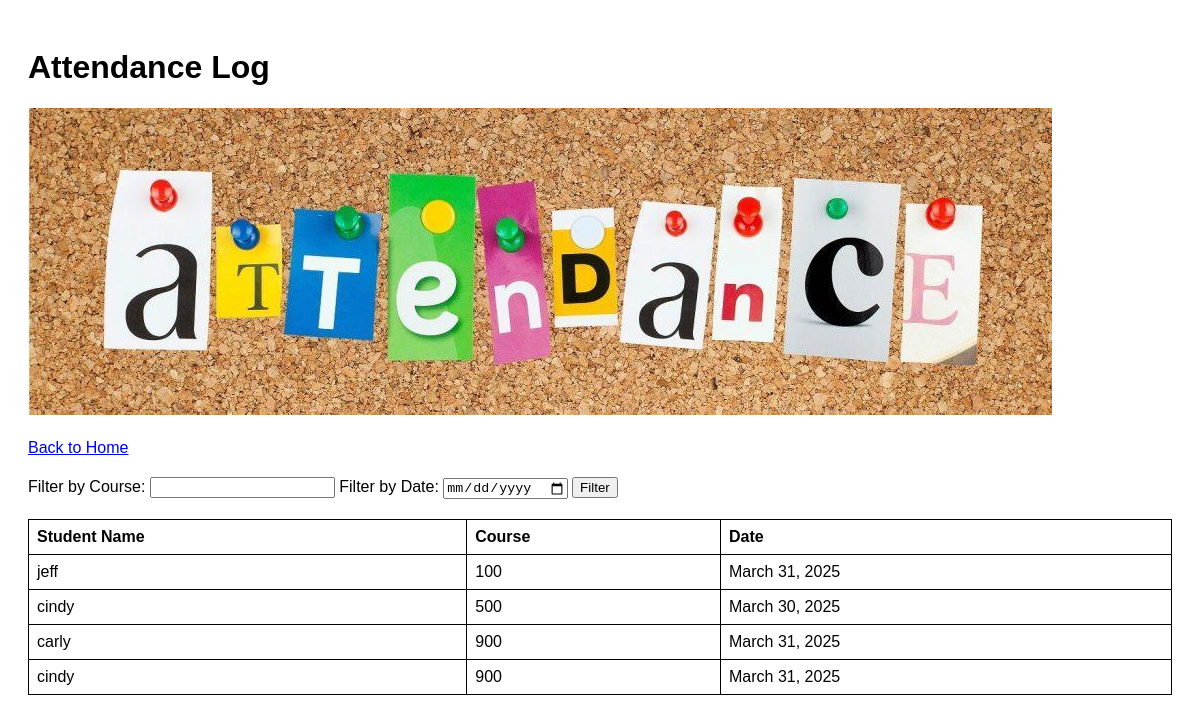
Screenshot of /log/ with the database file from the repository.
### attendanceLog/models.py (models this page shows)
class Attendance(models.Model):
    student_name = models.CharField(max_length=100)
    course = models.CharField(max_length=100)
    attendance_date = models.DateField()

### attendanceLog/views.py (the view, shortened to what this page needs)
# urls.py: path('log/', AttendanceLogView.as_view(), name='log'),
class AttendanceLogView(View):
    def get(self, request):
        records = Attendance.objects.all()
        return render(request, 'log.html', {'records': records})

### attendanceLog/templates/log.html (shortened to what this page needs)
<!DOCTYPE html>
<html lang="en">
<head>
    <link rel="stylesheet" href="../static/css/log_style.css">
</head>
<body>
    <h1>Attendance Log</h1>
    <img src="../static/images/attendance.jpg">
    <a href="{% url 'home' %}">Back to Home</a>
    <form method="POST" action="{% url 'log' %}">
        <label for="course_filter">Filter by Course:</label>
        <input type="text" id="course_filter" name="course_filter" value="{{ course_filter_value|default:'' }}">
        <label for="date_filter">Filter by Date:</label>
        <input type="date" id="date_filter" name="date_filter" value="{{ date_filter_value|default:'' }}">
        <input type="submit" value="Filter">
    </form>
    <table>
        <thead>
            <tr>
                <th>Student Name</th>
                <th>Course</th>
                <th>Date</th>
            </tr>
        </thead>
        <tbody>
            {% for record in records %}
                <tr>
                    <td>{{ record.student_name }}</td>
                    <td>{{ record.course }}</td>
                    <td>{{ record.attendance_date }}</td>
                </tr>
            {% empty %}
                <tr>
                    <td colspan="3">No attendance records found.</td>
                </tr>
            {% endfor %}
        </tbody>
    </table>
</body>
</html>

### attendanceLog/static/css/log_style.css (style rules this page uses)
body { font-family: sans-serif; padding: 20px; }
img { max-width: 100%; height: auto; margin-bottom: 20px; }
form { margin-bottom: 20px; }
table { width: 100%; border-collapse: collapse; }
th, td { border: 1px solid black; padding: 8px; text-align: left; }
a { display: block; margin-bottom: 20px; }

### rows the page displays
Attendance: student_name "jeff", course "100", attendance_date "March 31, 2025"
Attendance: student_name "cindy", course "500", attendance_date "March 30, 2025"
Attendance: student_name "carly", course "900", attendance_date "March 31, 2025"
Attendance: student_name "cindy", course "900", attendance_date "March 31, 2025"
